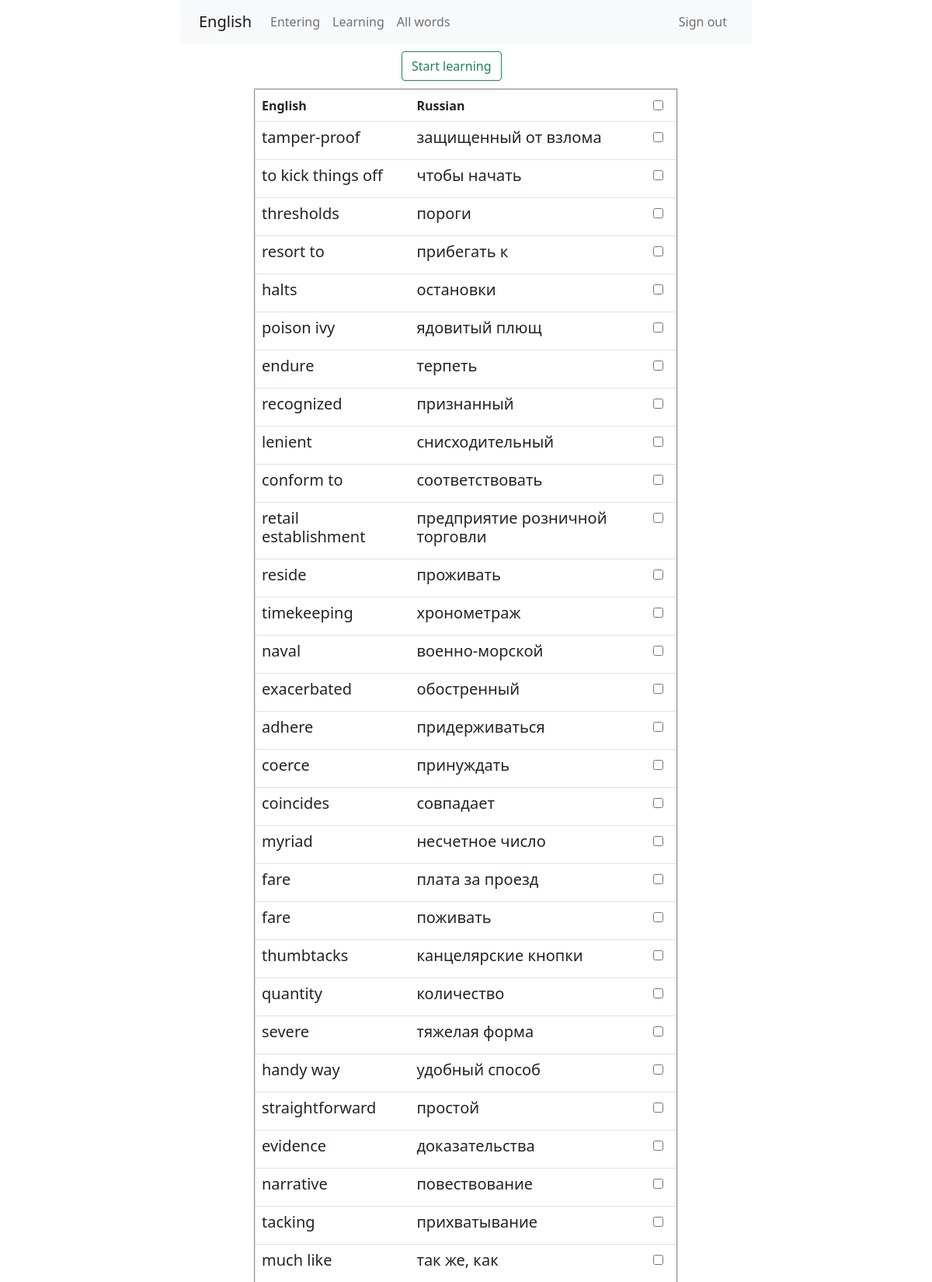
/learn-words/ (signed in, upper part), run on the app's committed database.
### models.py (models this page shows, shortened)
class Words(db.Model):
    id = db.Column(db.Integer, primary_key=True)
    eng_word = db.Column(db.String(200), nullable=False)
    ru_word = db.Column(db.String(200), nullable=False)

### learn_words/blueprint.py (the view, shortened to what this page needs)
@learn_words.route('/', methods=('GET', 'POST'))
@login_required
def index():
    words = Words.query.all()
    words.reverse()
    return render_template('learn_words/index.html', words=words)

### user_enter/blueprint.py (called while the page is built)
@login_manager.user_loader
def user_loader(login):
    login = User.query.filter_by(login=login).first().login
    if login is None:
        return
    user = UserClass()
    user.id = login
    return user

### learn_words/templates/learn_words/index.html (shortened to what this page needs)
{% extends 'base.html' %}
{% block content %}
<div class="container">
    <div class="row justify-content-center">
        <div class="col-2">
            <form method="POST">
                <button type="submit" class="btn btn-outline-success clear-btn" name="btn" value="clear">
                    Start learning
                </button>
        </div>
    </div>
</div>
<div class="container">
    <div class="row justify-content-center">
        <div class="col-6">
            <table border="2" class="table">
                <tr>
                    <th>
                        English
                    </th>
                    <th>
                        Russian
                    </th>
                    <th>
                        <input type="checkbox" onClick="toggle(this)">
                    </th>
                </tr>
                {% for word in words %}
                <tr>
                    <td>
                        <h5>{{ word.eng_word }}</h5>
                    </td>
                    <td>
                        <h5>{{ word.ru_word }}</h5>
                    </td>
                    <td width='20'>
                        <input type="checkbox" class="check-box-word" name="checked_words" value="{{ word.eng_word }}">
                    </td>
                </tr>
                {% endfor %}
            </table>
        </div>
    </div>
</div>
{% endblock %}

### static/main.css (style rules this page uses)
table { width: 100%; margin-top: 10px; margin-bottom: 20px; }
th { height: 30px; }
td { height: 40px; padding-left: 10px; }
.clear-btn { margin-top: 10px; }
.check-box-word { margin-right: 9px; }

### data on the page
Words: eng_word "tamper-proof", ru_word "защищенный от взлома"
Words: eng_word "to kick things off", ru_word "чтобы начать"
Words: eng_word "thresholds", ru_word "пороги"
Words: eng_word "resort to", ru_word "прибегать к"
Words: eng_word "halts", ru_word "остановки"
Words: eng_word "poison ivy", ru_word "ядовитый плющ"
Words: eng_word "endure", ru_word "терпеть"
Words: eng_word "recognized", ru_word "признанный"
Words: eng_word "lenient", ru_word "снисходительный"
Words: eng_word "conform to", ru_word "соответствовать"
Words: eng_word "retail establishment", ru_word "предприятие розничной торговли"
Words: eng_word "reside", ru_word "проживать"
Words: eng_word "timekeeping", ru_word "хронометраж"
Words: eng_word "naval", ru_word "военно-морской"
Words: eng_word "exacerbated", ru_word "обостренный"
Words: eng_word "adhere", ru_word "придерживаться"
Words: eng_word "coerce", ru_word "принуждать"
Words: eng_word "coincides", ru_word "совпадает"
Words: eng_word "myriad", ru_word "несчетное число"
Words: eng_word "fare", ru_word "плата за проезд"
Words: eng_word "fare", ru_word "поживать"
Words: eng_word "thumbtacks", ru_word "канцелярские кнопки"
Words: eng_word "quantity", ru_word "количество"
Words: eng_word "severe", ru_word "тяжелая форма"
Words: eng_word "handy way", ru_word "удобный способ"
Words: eng_word "straightforward", ru_word "простой"
Words: eng_word "evidence", ru_word "доказательства"
Words: eng_word "narrative", ru_word "повествование"
Words: eng_word "tacking", ru_word "прихватывание"
Words: eng_word "much like", ru_word "так же, как"
